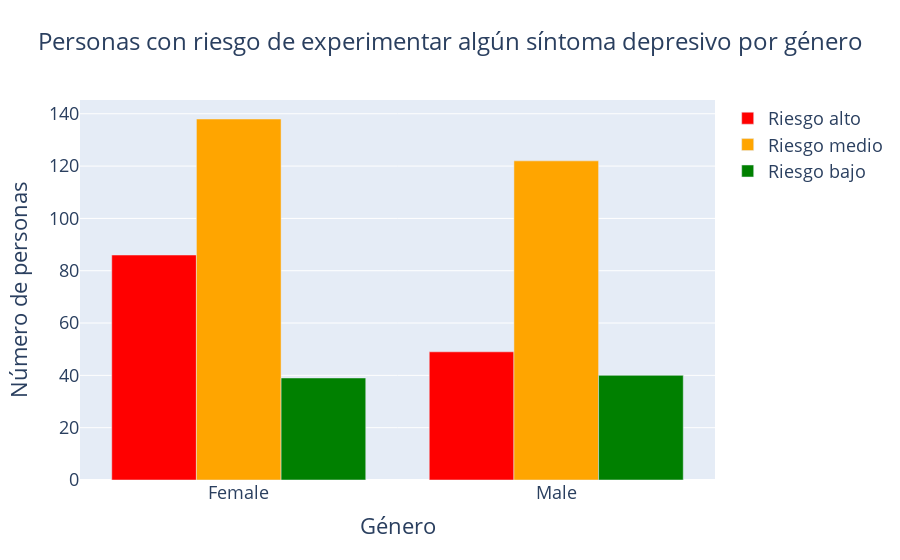

The cell this chart's notebook holds for it:
### Code cell
df_riesgo = pd.concat([mascara_riesgo_baja_1.assign(riesgo='Riesgo bajo'),
                       mascara_riesgo_media_1.assign(riesgo='Riesgo medio'),
                       mascara_riesgo_alta_1.assign(riesgo='Riesgo alto')])
df_riesgo_filtered = df_riesgo[df_riesgo['Género'] != 'Other']

df_riesgo_count = df_riesgo_filtered.groupby(['Género', 'riesgo']).size().unstack().reset_index()

df_riesgo_count = df_riesgo_count[['Género', 'Riesgo alto', 'Riesgo medio', 'Riesgo bajo']]

fig = go.Figure()

colores = {'Riesgo bajo': 'green', 'Riesgo medio': 'orange', 'Riesgo alto': 'red'}

for col in df_riesgo_count.columns[1:]:
    fig.add_trace(go.Bar(x=df_riesgo_count['Género'], y=df_riesgo_count[col], name=col, marker_color=colores[col]))

fig.update_layout(title='Personas con riesgo de experimentar algún síntoma depresivo por género',
                  title_x=0.5,
                  title_font=dict(size=24),
                  xaxis_title='Género',
                  yaxis_title='Número de personas',
                  font=dict(size=18))

fig.show()

### Figure 1 — Plotly figure (JSON) as saved in the notebook; plotly's stock layout.template omitted (floating-point values rounded to 4 significant figures)
{"data": [{"marker": {"color": "red"}, "name": "Riesgo alto", "type": "bar", "x": ["Female", "Male"], "y": [86, 49]}, {"marker": {"color": "orange"}, "name": "Riesgo medio", "type": "bar", "x": ["Female", "Male"], "y": [138, 122]}, {"marker": {"color": "green"}, "name": "Riesgo bajo", "type": "bar", "x": ["Female", "Male"], "y": [39, 40]}], "layout": {"font": {"size": 18}, "title": {"font": {"size": 24}, "text": "Personas con riesgo de experimentar algún síntoma depresivo por género", "x": 0.5}, "xaxis": {"title": {"text": "Género"}}, "yaxis": {"title": {"text": "Número de personas"}}}}
